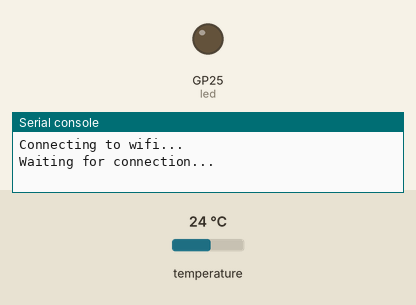
Recording of a program running on a simulated Raspberry Pi Pico running MicroPython. Parts: output pins drawn as LEDs (lit = HIGH), the last lines printed to the serial console. Inputs (shaded band) come from the test bench; at power-on: temperature 24 °C. WiFi joins after 1.5 s; web requests get an empty 200 reply after 0.4 s.

Above: at 0.1 s.
At 2.99 s:
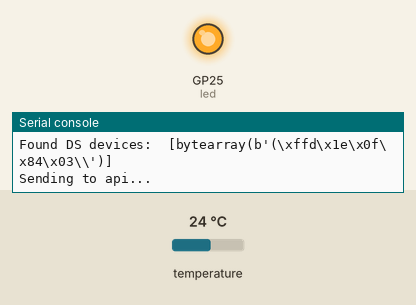
Timing chart, 0 to 4.7 s (numbered marks = the images above):
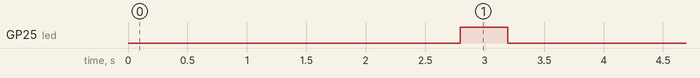

Measured:
- by itself, GP25 (led): LOW → HIGH at 2.8 s, → LOW 0.40 s later

The program:

aqua.py
```python
import machine, onewire, ds18x20, time
import network
import machine
import urequests
import json

ssid = 'XXXXXXXXXXX'
password='XXXXXXXXX'

ds_pin = machine.Pin(3)
ds_sensor = ds18x20.DS18X20(onewire.OneWire(ds_pin))

led = machine.Pin("LED", machine.Pin.OUT)

def connect():
    #Connect to WLAN
    print("Connecting to wifi...")
    wlan = network.WLAN(network.STA_IF)
    wlan.active(True)
    wlan.connect(ssid, password)
    while wlan.isconnected() == False:
        print('Waiting for connection...')
        time.sleep(1)
    print(wlan.ifconfig())

try:
    connect()
except KeyboardInterrupt:
    machine.reset()

roms = ds_sensor.scan()
print('Found DS devices: ', roms)

while True:
  ds_sensor.convert_temp()
  time.sleep_ms(750)
  for rom in roms:
    #print(rom)
    tempC = ds_sensor.read_temp(rom)
    tempF = tempC * (9/5) +32

    led.on()
    print("Sending to api...")
    url = 'http://192.168.86.100:3333/api/dump/aquarium_temperature_v1?token=XXXXXXXXXXXXXXXXXXXXXXXXXXXXXXXXX'
    data = {'temperatureF': tempF}
    res = urequests.post(url, data=json.dumps(data))
    print('Server response: ' + res.text)
    led.off()

    #print('temperature (ºC):', "{:.2f}".format(tempC))
    print('temperature (ºF):', "{:.2f}".format(tempF))
    print()
  time.sleep(60 * 30) # 30min
```
